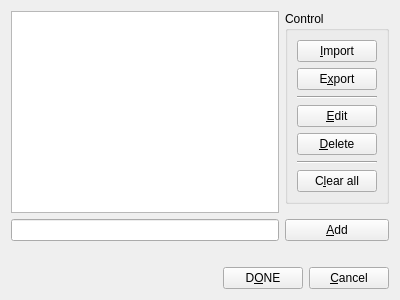
<?xml version="1.0" encoding="UTF-8"?>
<ui version="4.0">
 <class>SeqInputView</class>
 <widget class="QWidget" name="SeqInputView">
  <property name="geometry">
   <rect>
    <x>0</x>
    <y>0</y>
    <width>400</width>
    <height>300</height>
   </rect>
  </property>
  <property name="windowTitle">
   <string>Input Sequence</string>
  </property>
  <property name="windowIcon">
   <iconset resource="AppResources.qrc">
    <normaloff>:/images/dnaIcon.png</normaloff>:/images/dnaIcon.png</iconset>
  </property>
  <property name="locale">
   <locale language="English" country="UnitedStates"/>
  </property>
  <layout class="QGridLayout" name="gridLayout">
   <item row="0" column="0">
    <layout class="QVBoxLayout" name="verticalLayout_2">
     <item>
      <widget class="QListWidget" name="m_listWidget">
       <property name="tabKeyNavigation">
        <bool>true</bool>
       </property>
       <property name="selectionMode">
        <enum>QAbstractItemView::ExtendedSelection</enum>
       </property>
      </widget>
     </item>
     <item>
      <widget class="QLineEdit" name="m_lineInsert"/>
     </item>
    </layout>
   </item>
   <item row="0" column="1">
    <layout class="QVBoxLayout" name="verticalLayout_Buttons">
     <item>
      <widget class="QGroupBox" name="groupBox">
       <property name="title">
        <string>Control</string>
       </property>
       <layout class="QVBoxLayout" name="verticalLayout">
        <item>
         <widget class="QPushButton" name="m_pushButt_Import">
          <property name="text">
           <string>&amp;Import</string>
          </property>
         </widget>
        </item>
        <item>
         <widget class="QPushButton" name="m_pushButt_Export">
          <property name="text">
           <string>E&amp;xport</string>
          </property>
         </widget>
        </item>
        <item>
         <widget class="Line" name="m_line_1">
          <property name="orientation">
           <enum>Qt::Horizontal</enum>
          </property>
         </widget>
        </item>
        <item>
         <widget class="QPushButton" name="m_pushButt_Edit">
          <property name="text">
           <string>&amp;Edit</string>
          </property>
         </widget>
        </item>
        <item>
         <widget class="QPushButton" name="m_pushButt_Delete">
          <property name="text">
           <string>&amp;Delete</string>
          </property>
         </widget>
        </item>
        <item>
         <widget class="Line" name="m_line_2">
          <property name="orientation">
           <enum>Qt::Horizontal</enum>
          </property>
         </widget>
        </item>
        <item>
         <widget class="QPushButton" name="m_pushButt_Clear">
          <property name="text">
           <string>C&amp;lear all</string>
          </property>
         </widget>
        </item>
       </layout>
      </widget>
     </item>
     <item>
      <spacer name="verticalSpacer">
       <property name="orientation">
        <enum>Qt::Vertical</enum>
       </property>
       <property name="sizeHint" stdset="0">
        <size>
         <width>20</width>
         <height>40</height>
        </size>
       </property>
      </spacer>
     </item>
     <item>
      <widget class="QPushButton" name="m_pushButt_Add">
       <property name="text">
        <string>&amp;Add</string>
       </property>
      </widget>
     </item>
    </layout>
   </item>
   <item row="1" column="0" colspan="2">
    <layout class="QVBoxLayout" name="verticalLayout_3">
     <item>
      <widget class="QLabel" name="label">
       <property name="text">
        <string/>
       </property>
      </widget>
     </item>
     <item>
      <layout class="QHBoxLayout" name="horizontalLayout_DoneCancel">
       <item>
        <spacer name="horizontalSpacer">
         <property name="orientation">
          <enum>Qt::Horizontal</enum>
         </property>
         <property name="sizeHint" stdset="0">
          <size>
           <width>40</width>
           <height>20</height>
          </size>
         </property>
        </spacer>
       </item>
       <item>
        <widget class="QPushButton" name="m_pushButt_Done">
         <property name="text">
          <string>D&amp;ONE</string>
         </property>
        </widget>
       </item>
       <item>
        <widget class="QPushButton" name="m_pushButt_Cancel">
         <property name="text">
          <string>&amp;Cancel</string>
         </property>
        </widget>
       </item>
      </layout>
     </item>
    </layout>
   </item>
  </layout>
 </widget>
 <resources>
  <include location="AppResources.qrc"/>
 </resources>
 <connections>
  <connection>
   <sender>m_pushButt_Clear</sender>
   <signal>clicked()</signal>
   <receiver>m_listWidget</receiver>
   <slot>clear()</slot>
   <hints>
    <hint type="sourcelabel">
     <x>332</x>
     <y>130</y>
    </hint>
    <hint type="destinationlabel">
     <x>257</x>
     <y>128</y>
    </hint>
   </hints>
  </connection>
 </connections>
</ui>
